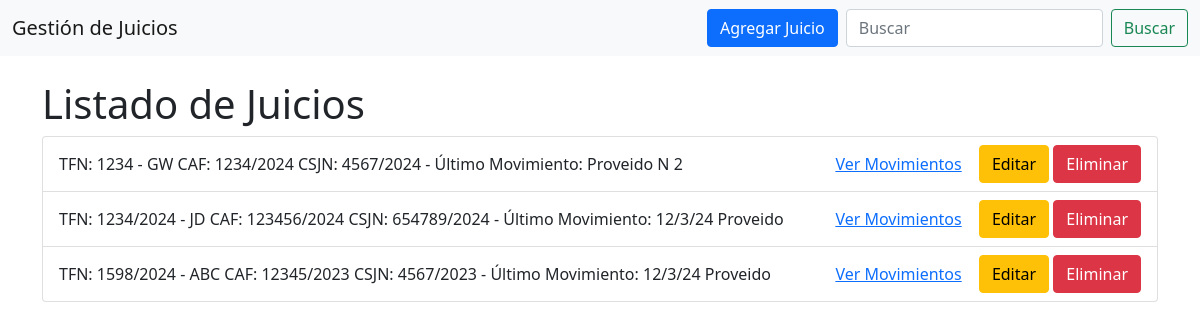
Before: / with the older database file.
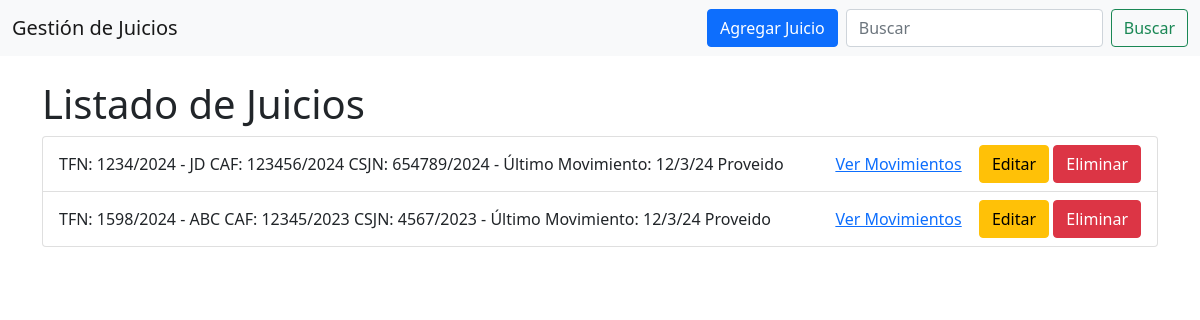
After: the same page with the newer database file.
### tables this page shows
CREATE TABLE juicios (
            id INTEGER PRIMARY KEY AUTOINCREMENT,
            numero_expediente TEXT NOT NULL,
            caratula TEXT NOT NULL,
            tema TEXT NOT NULL,
            ultimo_movimiento TEXT
        , nro_camara TEXT, nro_csjn TEXT);

### app.py (the view)
@app.route('/')
def index():
    search_query = request.args.get('search', '')
    conn = sqlite3.connect(DB_NAME)
    cursor = conn.cursor()
    if search_query:
        cursor.execute(
            """
            SELECT id,
                   'TFN: ' || numero_expediente || ' - ' || caratula || ' CAF: ' || IFNULL(nro_camara, 'N/A') || ' CSJN: ' || IFNULL(nro_csjn, 'N/A') || ' - Último Movimiento: ' || IFNULL(ultimo_movimiento, 'Sin movimientos') AS title,
                   ultimo_movimiento
            FROM juicios
            WHERE numero_expediente LIKE ? OR caratula LIKE ? OR tema LIKE ?
            """,
            (f"%{search_query}%", f"%{search_query}%", f"%{search_query}%")
        )
    else:
        cursor.execute(
            """
            SELECT id,
                   'TFN: ' || numero_expediente || ' - ' || caratula || ' CAF: ' || IFNULL(nro_camara, 'N/A') || ' CSJN: ' || IFNULL(nro_csjn, 'N/A') || ' - Último Movimiento: ' || IFNULL(ultimo_movimiento, 'Sin movimientos') AS title,
                   ultimo_movimiento
            FROM juicios
            """
        )
    juicios = cursor.fetchall()
    conn.close()
    not_found = len(juicios) == 0
    return render_template("index.html", juicios=juicios, search_query=search_query, not_found=not_found)

### templates/index.html (shortened to what this page needs)
<!DOCTYPE html>
<html lang="en">
<head>
    <link rel="stylesheet" href="https://cdn.jsdelivr.net/npm/bootstrap@5.1.3/dist/css/bootstrap.min.css">
</head>
<body>
<nav class="navbar navbar-expand-lg navbar-light bg-light">
    <div class="container-fluid">
        <a class="navbar-brand" href="/">Gestión de Juicios</a>
        <div class="d-flex">
            <a href="/carga" class="btn btn-primary me-2">Agregar Juicio</a>
            <form class="d-flex" method="get" action="/">
                <input class="form-control me-2" type="search" name="search" placeholder="Buscar" value="{{ search_query }}">
                <button class="btn btn-outline-success" type="submit">Buscar</button>
            </form>
        </div>
    </div>
</nav>
<div class="container mt-4">
    <h1>Listado de Juicios</h1>
    {% if not_found %}
    <p class="text-danger">No se encontraron resultados para "{{ search_query }}".</p>
    {% else %}
    <ul class="list-group">
        {% for id, title, last_movement in juicios %}
        <li class="list-group-item d-flex justify-content-between align-items-center">
            {{ title }}
            <div>
                <a href="/movimientos/{{ id }}" class="btn btn-link">Ver Movimientos</a>
                <a href="/edit/{{ id }}" class="btn btn-warning">Editar</a>
                <form id="delete-form-{{ id }}" action="/delete/{{ id }}" method="post" style="display: inline;">
                    <button type="button" class="btn btn-danger" onclick="confirmDelete({{ id }})">Eliminar</button>
                </form>
            </div>
        </li>
        {% endfor %}
    </ul>
    {% endif %}
</div>
</body>
</html>

Changed rows visible on the page:
removed juicios: title "TFN: 1234 - GW CAF: 1234/2024 CSJN: 4567/2024 - Último Movimiento: Proveido N 2"
